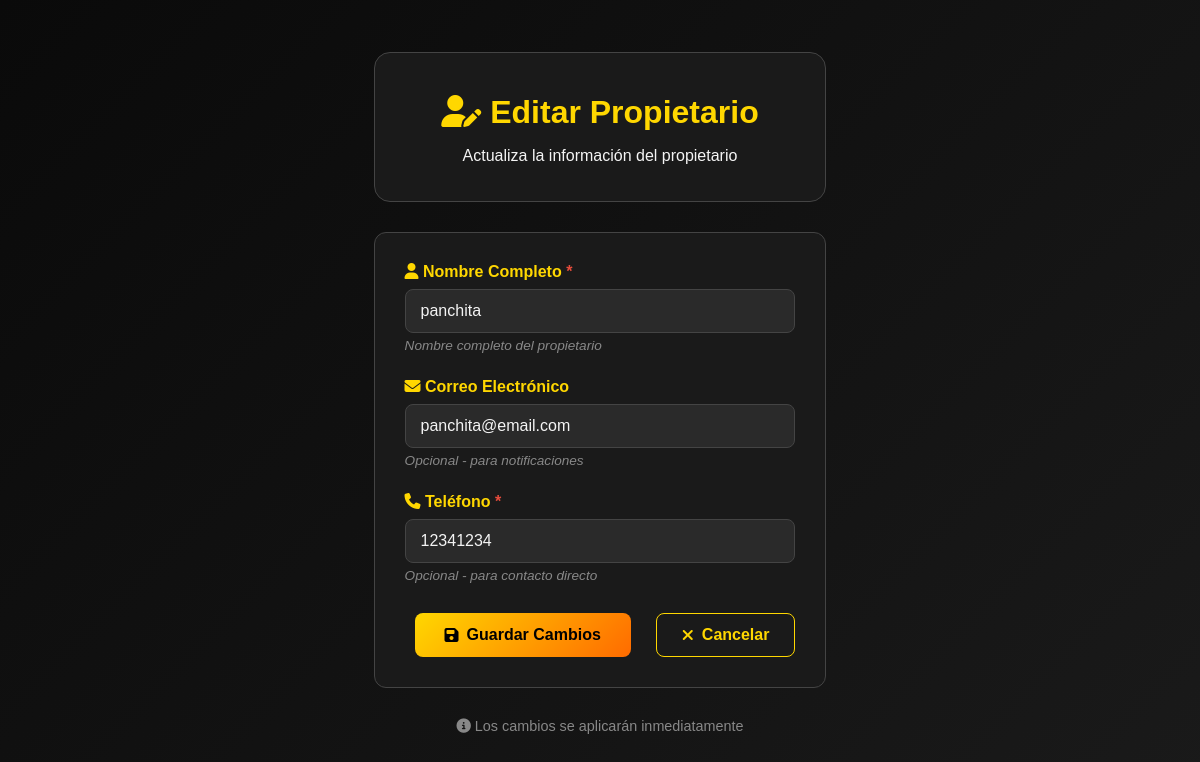
Screenshot of /crm/propietarios/editar/1 (signed in) with the database file from the repository.
### tables this page shows
CREATE TABLE propietarios (
                id INTEGER PRIMARY KEY AUTOINCREMENT,
                nombre TEXT NOT NULL,
                email TEXT,
                telefono TEXT,
                fecha_registro TEXT NOT NULL,
                activo INTEGER DEFAULT 1
            );

### app.py (the view, shortened to what this page needs)
@app.route('/crm/propietarios/editar/<int:propietario_id>', methods=['GET', 'POST'])
def crm_editar_propietario(propietario_id):
    if not session.get('crm_logged_in'):
        return redirect(url_for('crm_login'))
    propietarios = get_all_propietarios()
    propietario_actual = next((p for p in propietarios if p['id'] == propietario_id), None)
    if not propietario_actual:
        return "Propietario no encontrado", 404
    return render_template('crm_editar_propietario.html', propietario=propietario_actual)

### app.py (called while the page is built)
def get_db_path():
    return 'terrazen.db'

def get_all_propietarios():
    try:
        conn = sqlite3.connect(get_db_path())
        cursor = conn.cursor()
        cursor.execute('SELECT * FROM propietarios WHERE activo = 1 ORDER BY nombre')
        rows = cursor.fetchall()
        propietarios = []
        for row in rows:
            propietarios.append({
                'id': row[0],
                'nombre': row[1],
                'email': row[2],
                'telefono': row[3],
                'fecha_registro': row[4]
            })
        conn.close()
        return propietarios
    except Exception as e:
        print(f"Error obteniendo propietarios: {e}")
        return []

### templates/crm_editar_propietario.html (shortened to what this page needs)
<!DOCTYPE html>
<html lang="es">
<head>
    <link rel="stylesheet" href="{{ url_for('static', filename='style.css') }}">
    <link rel="stylesheet" href="https://cdnjs.cloudflare.com/ajax/libs/font-awesome/6.4.0/css/all.min.css">
</head>
<body>
    <div class="crm-container">
        <div class="crm-header">
            <h1><i class="fas fa-user-edit"></i> Editar Propietario</h1>
            <p>Actualiza la información del propietario</p>
        </div>
        <div class="form-container">
            <form method="POST">
                <div class="form-group">
                    <label for="nombre">
                        <i class="fas fa-user"></i> Nombre Completo
                    </label>
                    <input type="text" id="nombre" name="nombre"
                           value="{{ propietario.nombre }}"
                           placeholder="Ej: María González López" required>
                    <div class="field-info">Nombre completo del propietario</div>
                </div>
                <div class="form-group">
                    <label for="email">
                        <i class="fas fa-envelope"></i> Correo Electrónico
                    </label>
                    <input type="email" id="email" name="email"
                           value="{{ propietario.email or '' }}"
                           placeholder="Ej: propietario@email.com">
                    <div class="field-info">Opcional - para notificaciones</div>
                </div>
                <div class="form-group">
                    <label for="telefono">
                        <i class="fas fa-phone"></i> Teléfono
                    </label>
                    <input type="tel" id="telefono" name="telefono"
                           value="{{ propietario.telefono or '' }}"
                           placeholder="Ej: +502 1234 5678">
                    <div class="field-info">Opcional - para contacto directo</div>
                </div>
                <div class="form-actions">
                    <button type="submit" class="btn-primary">
                        <i class="fas fa-save"></i> Guardar Cambios
                    </button>
                    <a href="/crm/propietarios" class="btn-secondary">
                        <i class="fas fa-times"></i> Cancelar
                    </a>
                </div>
            </form>
        </div>
        <div style="text-align: center; color: #888; font-size: 0.9rem;">
            <p><i class="fas fa-info-circle"></i> Los cambios se aplicarán inmediatamente</p>
        </div>
    </div>
</body>
</html>

### static/style.css (style rules this page uses)
body { margin: 0; font-family: 'Poppins', sans-serif; background: linear-gradient(135deg, #0a0a0a, #1a1a1a); color: #f4f4f4; display: flex; justify-content: center; align-items: center; min-height: 100vh; }
.form-container { max-width: 500px; margin: 0 auto; padding: 30px; }
.form-group { margin-bottom: 20px; }
.form-group label { display: block; margin-bottom: 5px; font-weight: bold; color: #333; }
.form-group input { width: 100%; padding: 12px; border: 1px solid #ddd; border-radius: 5px; font-size: 16px; box-sizing: border-box; }
.btn-primary { display: inline-block; padding: 12px 25px; background-color: #2c5aa0; color: white; text-decoration: none; border-radius: 5px; margin: 0 10px; }
.form-group label:after { content: ""; }
.form-group label[for="nombre"]:after, .form-group label[for="telefono"]:after { content: " *"; color: #e74c3c; }

### templates/crm_editar_propietario.html (style rules this page uses)
.crm-container { max-width: 600px; margin: 0 auto; padding: 20px; color: #f4f4f4; }
.crm-header { text-align: center; margin-bottom: 30px; padding: 20px; background: #1a1a1a; border-radius: 16px; border: 1px solid #444; }
.crm-header h1 { color: #ffd700; margin-bottom: 10px; }
.form-container { background: #1a1a1a; border: 1px solid #444; border-radius: 12px; padding: 30px; margin-bottom: 30px; }
.form-group { margin-bottom: 25px; }
.form-group label { display: block; margin-bottom: 8px; color: #ffd700; font-weight: 600; }
.form-group input { width: 100%; padding: 12px 15px; background: #2a2a2a; border: 1px solid #444; border-radius: 8px; color: #f4f4f4; font-size: 1rem; transition: all 0.3s ease; }
.btn-primary { background: linear-gradient(135deg, #ffd700, #ff6b00); color: #000; padding: 12px 30px; border: none; border-radius: 8px; font-weight: 600; text-decoration: none; transition: all 0.3s ease; cursor: pointer; display: inline-flex; align-items: center; gap: 8px; font-size: 1rem; }
.btn-secondary { background: transparent; color: #ffd700; padding: 12px 25px; border: 1px solid #ffd700; border-radius: 8px; font-weight: 600; text-decoration: none; transition: all 0.3s ease; cursor: pointer; display: inline-flex; align-items: center; gap: 8px; }
.form-actions { display: flex; gap: 15px; justify-content: center; margin-top: 30px; flex-wrap: wrap; }
.field-info { font-size: 0.85rem; color: #888; margin-top: 5px; font-style: italic; }

### rows the page displays
propietarios: nombre "panchita", email "panchita@email.com", telefono "12341234"
